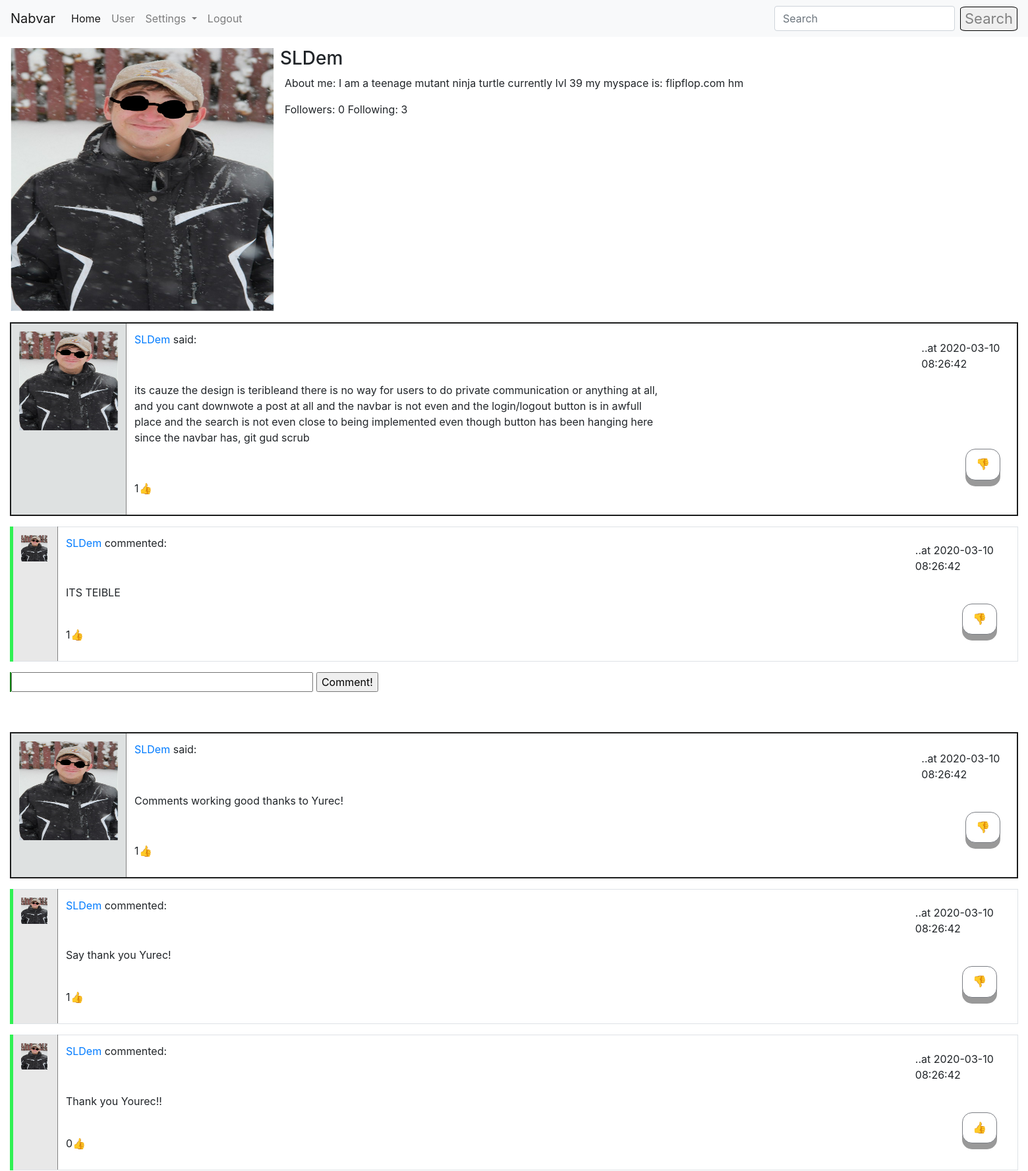
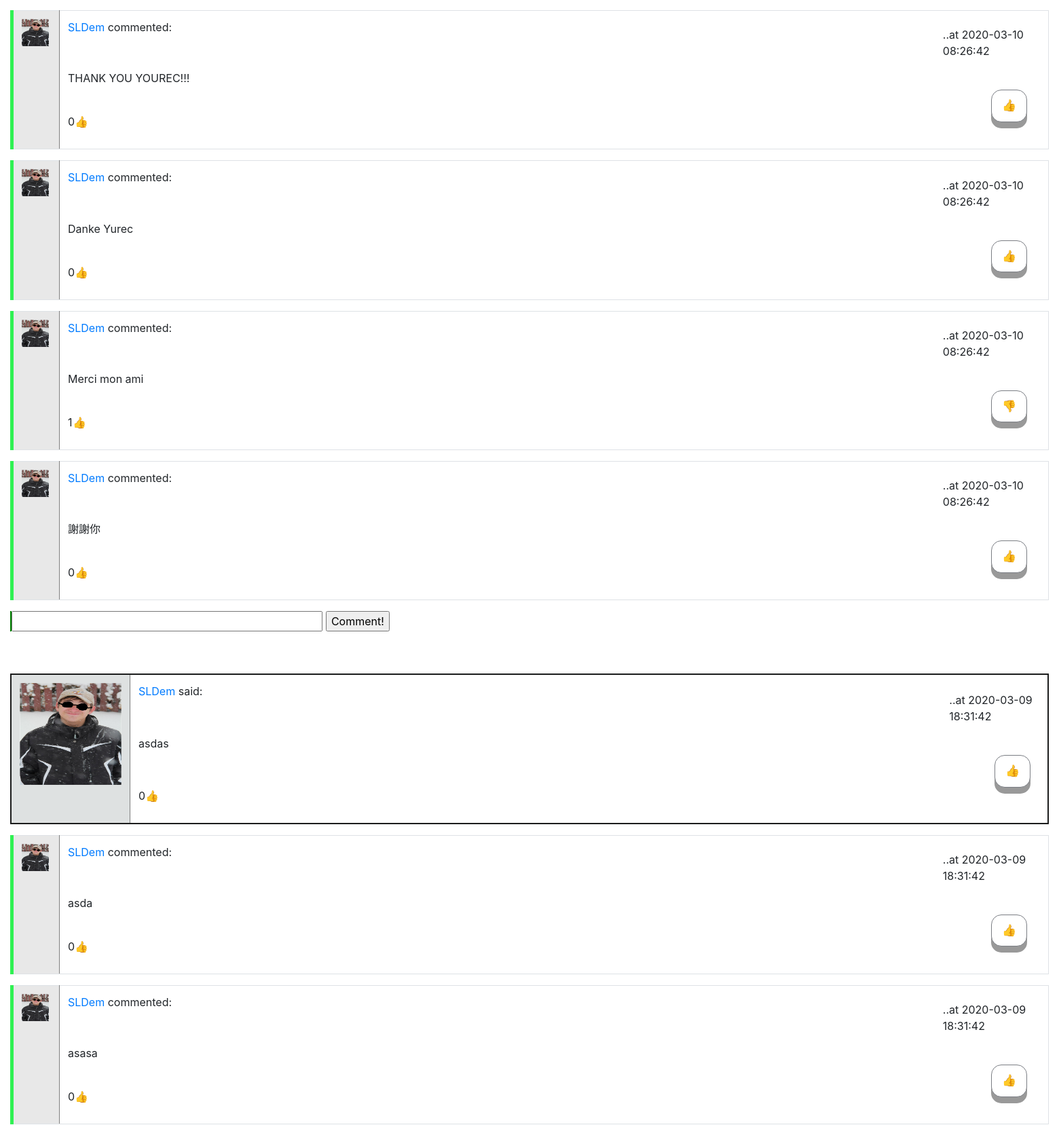
The app's page /user/SLDem (signed in, upper part) with its own data (2 pictures, top to bottom).
### app/models.py (models this page shows, shortened)
class User(UserMixin, db.Model):
    id = db.Column(db.Integer, primary_key=True)
    username = db.Column(db.String(64), index=True, unique=True)
    email = db.Column(db.String(124), index=True, unique=True)
    password_hash = db.Column(db.String(128))
    about_me = db.Column(db.String(1024))
    last_seen = db.Column(db.DateTime, default=datetime.utcnow())
    avatar_set = db.Column(db.Boolean, default=False)
    posts = db.relationship("Post", backref='author', lazy='dynamic')
    comments = db.relationship("Comment", backref='commenter', lazy='dynamic')
    followed = db.relationship(
        'User', secondary=followers,
        primaryjoin=(followers.c.follower_id == id),
        secondaryjoin=(followers.c.followed_id == id),
        backref=db.backref('followers', lazy='dynamic'), lazy='dynamic')
    liked = db.relationship(
        'PostLike',
        foreign_keys='PostLike.user_id',
        backref='user', lazy='dynamic')
    comment_liked = db.relationship(
        'CommentLike',
        foreign_keys='CommentLike.user_id',
        backref='user', lazy='dynamic')
    def liked_post(self, post):
        return PostLike.query.filter(PostLike.user_id == self.id,
                                     PostLike.post_id == post.id).count() > 0
    def liked_comment(self, comment):
        return CommentLike.query.filter(CommentLike.user_id == self.id,
                                        CommentLike.comment_id == comment.id).count() > 0

class Post(db.Model):
    id = db.Column(db.Integer, primary_key=True)
    body = db.Column(db.String(140))
    timestamp = db.Column(db.DateTime, index=True, default=datetime.utcnow())
    user_id = db.Column(db.Integer, db.ForeignKey('user.id'))
    likes = db.relationship('PostLike', backref='post', lazy='dynamic')
    comments = db.relationship('Comment', backref='comment', lazy='dynamic')

class Comment(db.Model):
    id = db.Column(db.Integer, primary_key=True)
    body = db.Column(db.String(1028))
    timestamp = db.Column(db.DateTime(), default=datetime.utcnow(), index=True)
    post_id = db.Column(db.Integer, db.ForeignKey('post.id'))
    user_id = db.Column(db.Integer, db.ForeignKey('user.id'))
    comment_likes = db.relationship('CommentLike', backref='comment', lazy='dynamic')

### app/routes.py (the view)
@login_required
@app.route('/user/<username>')
def user(username):
    if current_user.is_authenticated:
        user = User.query.filter_by(username=username).first_or_404()
        page = request.args.get('page', 1, type=int)
        comments = Comment.query.all()
        posts = user.posts.order_by(Post.timestamp.desc()).paginate(
            page, 5, False)
        next_url = url_for('user', username=user.username, page=posts.next_num) if posts.has_next else None
        prev_url = url_for('user', username=user.username, page=posts.prev_num) if posts.has_prev else None
        return render_template('user.html', title='User Page', user=user, username=current_user.username,
                               posts=posts.items, comments=comments, next_url=next_url, prev_url=prev_url)
    return redirect(url_for('login'))

### app/models.py (called while the page is built)
@login.user_loader
def load_user(id):
    return User.query.get(int(id))

### app/routes.py (called while the page is built)
@app.before_request
def before_request():
    if current_user.is_authenticated:
        current_user.last_seen = datetime.utcnow()
        db.session.commit()

### app/templates/user.html (shortened to what this page needs)
{% extends "base.html" %}
{% block app_content %}
    <table style="margin-top: 1%; ">
        <tr valign="top" style="width: 100%;">
            <td>
                {% if user.avatar_set %}
                    <img height="400px" width="400px" src="/static/{{user.username}}.jpg">
                {% else %}
                    <img style="border-style: solid; border-radius: 10%; border-color: black; border-width: 1px; background-color: white;" src="{{ avatars.robohash(user.username, size='400') }}" />
                {% endif %}
            </td>
            <td>
                <h3 style="margin-left: 1%;">{{ user.username }}</h3>
                {% if user.about_me %}
                    <p style="margin-left: 2%; width: 220%;">About me: {{ user.about_me }}</p>
                {% endif %}
                <p style="margin-left: 2%; width: 220%;">Followers: {{ user.followers.count() }} Following: {{ user.followed.count() }}</p>
            </td>
        </tr>
    </table>
<div style="margin-top: 1%;">
    {% for post in posts %}
        {% include "_post.html" %}
    {% endfor %}
</div>
{% endblock %}

### app/templates/_post.html (shortened to what this page needs)
<table class="table table-bordered">
    <tr style="border: solid; border-color: #1B1C1C; border-width: 2px;">
        <td width="70x" style="background-color: #DEE1E1; border-right: 1px solid grey;">
            <a href="{{ url_for('user', username=post.author.username) }}">
                {% if post.author.avatar_set %}
                    <img height="150px" width="150px" src="{{ url_for('static', filename=post.author.username + '.jpg') }}">
                {% else %}
                    <img style="border-style: solid; border-radius: 10%; border-color: black; border-width: 1px; background-color: white;" src="{{ avatars.robohash(post.author.username, size='150') }}" />
                {% endif %}
            </a>
        </td>
        <td>
            <p><a href="{{ url_for('user', username=post.author.username) }}">
                {{ post.author.username }}
            </a>said: </p> <p style="margin-left: 90%; margin-top: -2%;">..at {{post.timestamp.replace(microsecond=0)}}</p>
            <p style="width: 60%;" id="post{{ post.id }}">{{ post.body }}</p>
            {% if current_user.liked_post(post) %}
                <a href="{{ url_for('like_action', post_id=post.id, action='dislike') }}"><div class="button" style="margin-left: 95%; margin-top: -2%;">&#128078</div></a>
            {% else %}
                <a href="{{ url_for('like_action', post_id=post.id, action='like') }}"><div class="button" style="margin-left: 95%; margin-top: -2%;">&#128077</div></a>
            {% endif %}
            <p style="width: 11%;">{{ post.likes.count() }}&#128077</p>
        </td>
    </tr>
    {% for comment in comments %}
        {% if comment in post.comments %}
            {% include "_comment.html" %}
        {% endif %}
    {% endfor %}
</table>
<form action="{{ url_for('comment', post_id=post.id) }}" method="post" style="margin-bottom: 4%; border-left: 2px solid green;">
    <input style="width: 30%;" type=text name=comment>
    <input type=submit value=Comment!>
</form>

### app/templates/_comment.html
<table class="table table-bordered" style="border-left: 5px solid; border-color: #30F153">
    <tr>
        <td width="70x" style="background-color: #E8E8E8; border-right: 1px solid grey;">
            <a href="{{ url_for('user', username=comment.commenter.username) }}">
                {% if comment.commenter.avatar_set %}
                    <img height="40px" width="40px" src="{{ url_for('static', filename=comment.commenter.username + '.jpg') }}">
                {% else %}
                    <img style="border-style: solid; border-radius: 10%; border-color: black; border-width: 1px; background-color: white;" src="{{ avatars.robohash(comment.commenter.username, size='40') }}" />
                {% endif %}
            </a>
        </td>
        <td>
            <p><a href="{{ url_for('user', username=comment.commenter.username) }}">
                {{ comment.commenter.username }}
            </a>commented: </p> <p style="margin-left: 90%; margin-top: -2%;">..at {{comment.timestamp.replace(microsecond=0)}}</p>
            <p style="width: 60%;">{{ comment.body }}</p>
            {% if current_user.liked_comment(comment) %}
                <a href="{{ url_for('comment_like_action', comment_id=comment.id, action='dislike') }}"><div class="button" style="margin-left: 95%; margin-top: -2%; margin-bottom: -10%;">&#128078</div></a>
            {% else %}
                <a href="{{ url_for('comment_like_action', comment_id=comment.id, action='like') }}"><div class="button" style="margin-left: 95%; margin-top: -2%; margin-bottom: -10%;">&#128077</div></a>
            {% endif %}
            <p style="width: 11%;">{{ comment.comment_likes.count() }}&#128077</p>
        </td>
    </tr>
</table>

### app/templates/base.html (style rules this page uses)
.button { outline: none !important; display: inline-block; padding: 10px 15px; font-size: 17px; cursor: pointer; text-align: center; text-decoration: none; outline: none; color: black !important; background-color: white; border: solid; border-color: #7B7E84; border-width: 1px; border-radius: 15px; box-shadow: 0 9px #999; }

### records on screen
User: username (picture), username "SLDem", about_me "I am a teenage mutant ninja turtle currently lvl 39 my myspace is: flipflop.com hm"
Post: username (picture), author.username "SLDem", timestamp.replace "2020-03-10 08:26:42", body "its cauze the design is teribleand there is no way for users to do private communication or anything at all, and you cant downwote a post at all and the navbar is not even and the login/logout button is in awfull place and the search is not even close to being implemented even though button has been hanging here since the navbar has, git gud scrub", likes.count "1"
Comment: username (picture), commenter.username "SLDem", timestamp.replace "2020-03-10 08:26:42", body "ITS TEIBLE", comment_likes.count "1"
Post: username (picture), author.username "SLDem", timestamp.replace "2020-03-10 08:26:42", body "Comments working good thanks to Yurec!", likes.count "1"
Comment: username (picture), commenter.username "SLDem", timestamp.replace "2020-03-10 08:26:42", body "Say thank you Yurec!", comment_likes.count "1"
Comment: username (picture), commenter.username "SLDem", timestamp.replace "2020-03-10 08:26:42", body "Thank you Yourec!!", comment_likes.count "0"
Comment: username (picture), commenter.username "SLDem", timestamp.replace "2020-03-10 08:26:42", body "THANK YOU YOUREC!!!", comment_likes.count "0"
Comment: username (picture), commenter.username "SLDem", timestamp.replace "2020-03-10 08:26:42", body "Danke Yurec", comment_likes.count "0"
Comment: username (picture), commenter.username "SLDem", timestamp.replace "2020-03-10 08:26:42", body "Merci mon ami", comment_likes.count "1"
Comment: username (picture), commenter.username "SLDem", timestamp.replace "2020-03-10 08:26:42", body "謝謝你", comment_likes.count "0"
Post: username (picture), author.username "SLDem", timestamp.replace "2020-03-09 18:31:42", body "asdas", likes.count "0"
Comment: username (picture), commenter.username "SLDem", timestamp.replace "2020-03-09 18:31:42", body "asda", comment_likes.count "0"
Comment: username (picture), commenter.username "SLDem", timestamp.replace "2020-03-09 18:31:42", body "asasa", comment_likes.count "0"

### other values on screen
{{ user.followers.count() }} "0"
{{ user.followed.count() }} "3"
